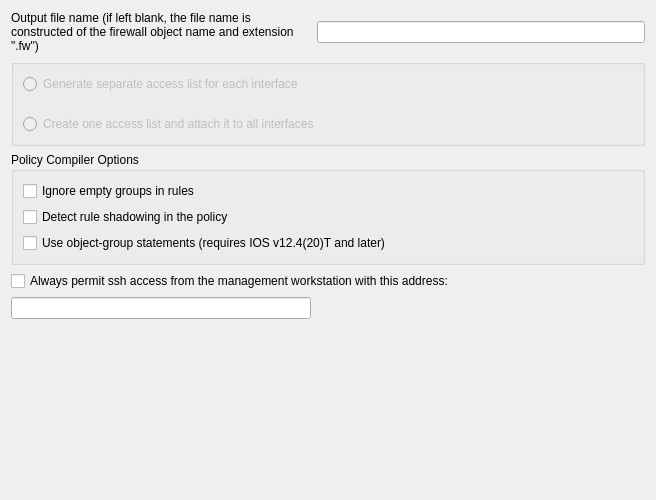
     <widget class="QWidget" name="compiler_tab">
      <attribute name="title">
       <string>Compiler Options</string>
      </attribute>
      <layout class="QGridLayout" name="gridLayout_9">
       <item row="0" column="0">
        <widget class="QLabel" name="textLabel1_5">
         <property name="sizePolicy">
          <sizepolicy hsizetype="Expanding" vsizetype="Preferred">
           <horstretch>0</horstretch>
           <verstretch>0</verstretch>
          </sizepolicy>
         </property>
         <property name="text">
          <string>Output file name (if left blank, the file name is constructed of the firewall object name and extension &quot;.fw&quot;)</string>
         </property>
         <property name="alignment">
          <set>Qt::AlignVCenter</set>
         </property>
         <property name="wordWrap">
          <bool>true</bool>
         </property>
        </widget>
       </item>
       <item row="0" column="1">
        <widget class="QLineEdit" name="outputFileName">
         <property name="minimumSize">
          <size>
           <width>300</width>
           <height>0</height>
          </size>
         </property>
         <property name="maximumSize">
          <size>
           <width>32767</width>
           <height>22</height>
          </size>
         </property>
        </widget>
       </item>
       <item row="1" column="0" colspan="2">
        <widget class="QGroupBox" name="groupBox">
         <property name="enabled">
          <bool>false</bool>
         </property>
         <property name="title">
          <string/>
         </property>
         <layout class="QGridLayout" name="gridLayout_4">
          <property name="verticalSpacing">
           <number>20</number>
          </property>
          <item row="0" column="0">
           <widget class="QRadioButton" name="separate_acls_for_interfaces">
            <property name="toolTip">
             <string>Compiler creates multiple access lists from the same policy,
two for each interface: one for inbound and another for
outbound. If the policy is written in a such way that no rule
can possibly be associated with an interface, this interface
gets no access list at all. Also, interfaces marked as 
&quot;unprotected&quot; never get access list regardless of how the policy
rules are designed.
</string>
            </property>
            <property name="text">
             <string>Generate separate access list for each interface</string>
            </property>
           </widget>
          </item>
          <item row="1" column="0">
           <widget class="QRadioButton" name="one_acl_for_all_interfaces">
            <property name="toolTip">
             <string>Compiler creates one access list and assigns it to all
interfaces.
</string>
            </property>
            <property name="text">
             <string>Create one access list and attach it to all interfaces</string>
            </property>
           </widget>
          </item>
         </layout>
        </widget>
       </item>
       <item row="2" column="0" colspan="2">
        <widget class="QGroupBox" name="frame114">
         <property name="sizePolicy">
          <sizepolicy hsizetype="Expanding" vsizetype="Preferred">
           <horstretch>0</horstretch>
           <verstretch>0</verstretch>
          </sizepolicy>
         </property>
         <property name="title">
          <string>Policy Compiler Options</string>
         </property>
         <property name="flat">
          <bool>false</bool>
         </property>
         <property name="checkable">
          <bool>false</bool>
         </property>
         <layout class="QGridLayout" name="gridLayout_6">
          <item row="0" column="0">
           <widget class="QCheckBox" name="iosacl_ignore_empty_groups">
            <property name="toolTip">
             <string>If the option is deactivated, compiler treats empty groups as an error and aborts processing the policy. If this option is activated, compiler removes all empty groups from all rule elements. If rule element becomes 'any' after the last empty group has been removed, the whole rule will be ignored. Use this option only if you fully understand how it works!</string>
            </property>
            <property name="text">
             <string>Ignore empty groups in rules</string>
            </property>
           </widget>
          </item>
          <item row="1" column="0">
           <widget class="QCheckBox" name="iosacl_check_shadowing">
            <property name="toolTip">
             <string>Shadowing happens because a rule is a superset of a subsequent rule and any packets potentially matched by the subsequent rule have already been matched by the prior rule.</string>
            </property>
            <property name="text">
             <string>Detect rule shadowing in the policy</string>
            </property>
           </widget>
          </item>
          <item row="2" column="0">
           <widget class="QCheckBox" name="iosacl_use_object_groups">
            <property name="text">
             <string>Use object-group statements (requires IOS v12.4(20)T and later)</string>
            </property>
           </widget>
          </item>
         </layout>
        </widget>
       </item>
       <item row="3" column="0" colspan="2">
        <widget class="QCheckBox" name="mgmt_ssh">
         <property name="text">
          <string>Always permit ssh access from the management workstation with this address:</string>
         </property>
         <property name="checkable">
          <bool>true</bool>
         </property>
         <property name="checked">
          <bool>false</bool>
         </property>
        </widget>
       </item>
       <item row="4" column="0">
        <widget class="QLineEdit" name="mgmt_addr">
         <property name="sizePolicy">
          <sizepolicy hsizetype="Expanding" vsizetype="Fixed">
           <horstretch>0</horstretch>
           <verstretch>0</verstretch>
          </sizepolicy>
         </property>
         <property name="minimumSize">
          <size>
           <width>300</width>
           <height>0</height>
          </size>
         </property>
         <property name="maximumSize">
          <size>
           <width>32767</width>
           <height>22</height>
          </size>
         </property>
        </widget>
       </item>
       <item row="4" column="1">
        <spacer name="horizontalSpacer_2">
         <property name="orientation">
          <enum>Qt::Horizontal</enum>
         </property>
         <property name="sizeHint" stdset="0">
          <size>
           <width>328</width>
           <height>20</height>
          </size>
         </property>
        </spacer>
       </item>
       <item row="5" column="0">
        <spacer>
         <property name="orientation">
          <enum>Qt::Vertical</enum>
         </property>
         <property name="sizeType">
          <enum>QSizePolicy::Expanding</enum>
         </property>
         <property name="sizeHint" stdset="0">
          <size>
           <width>20</width>
           <height>170</height>
          </size>
         </property>
        </spacer>
       </item>
      </layout>
     </widget>
